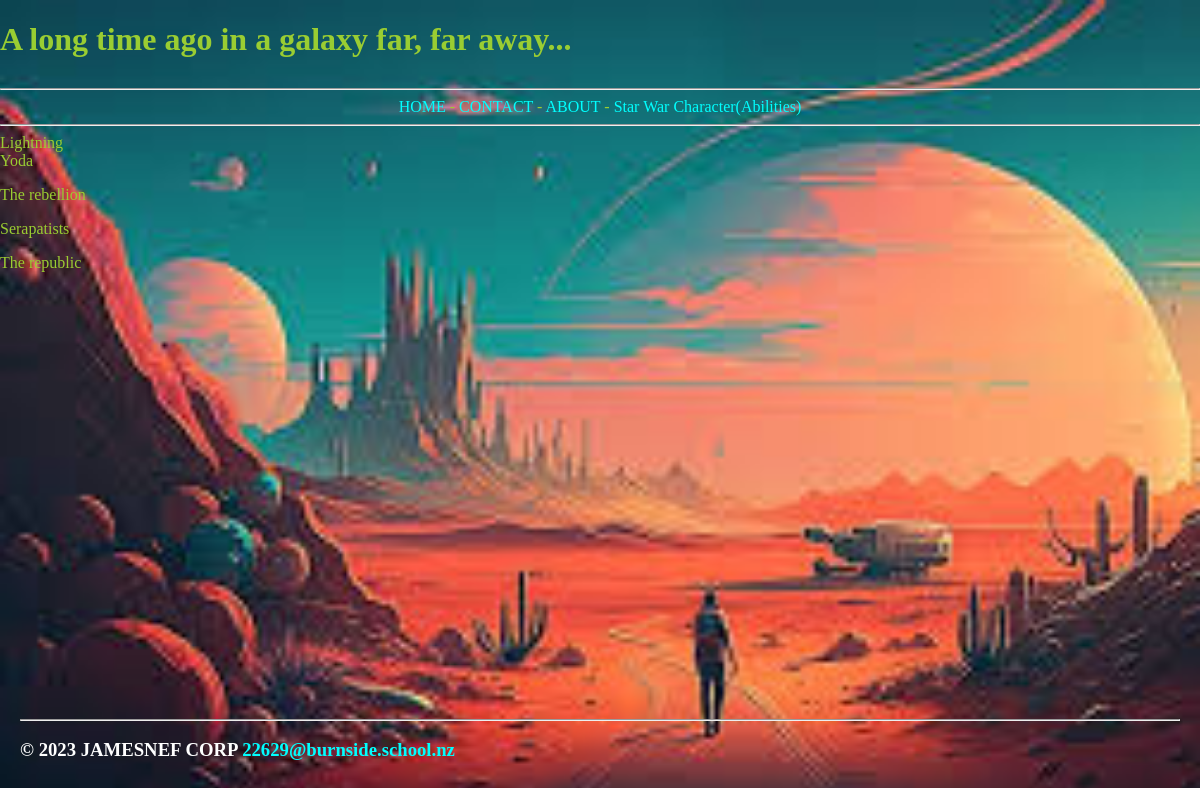
The page /Character/5 on the database its author committed.
### tables this page shows
CREATE TABLE Abilities (id INTEGER PRIMARY KEY, name TEXT, description TEXT);

CREATE TABLE Character (id INTEGER PRIMARY KEY, name TEXT, description TEXT, photo TEXT, "Main(sides)" TEXT REFERENCES The_side (id), abilities TEXT REFERENCES character (id));

CREATE TABLE The_side (id INTEGER PRIMARY KEY, name TEXT, description TEXT);

### routes.py (the view)
@app.route("/Character/<int:id>")
def Character(id):
    conn=sqlite3.connect("starwar.db")
    cur=conn.cursor()
    cur.execute("SELECT * FROM Character WHERE id=?",(id,))
    Character = cur.fetchone()
    print(Character)
    cur.execute("SELECT * FROM Abilities WHERE id=?",(id,))
    Abilities = cur.fetchone()
    print(Abilities)
    cur.execute("SELECT name FROM The_side WHERE id in( SELECT aid FROM Character_abilities WHERE cid=?)",(id,))
    The_side = cur.fetchall()
    print(The_side)
    return render_template("Character.html",Character=Character, Abilities=Abilities, The_side=The_side )

### templates/Character.html
{% extends"layout.html" %}
{% block content %}
{{Abilities[1]}}
<br>
{{Character[1]}}
{%for item in The_side %}
<p>
    {{item[0]}}
</p>
{% endfor %}
{% endblock %}

### static/CSS/style.css (style rules this page uses)
body { font-family:"Century Gothic"; color: yellowgreen; background-image: url("/static/images/colourbackgroundstarwar.jpg"); background-size: cover; margin: 0; padding: 0; display: flex; flex-direction: column; min-height: 100vh; }
* { box-sizing: border-box; }

### rows shown on the page
Abilities: name "Lightning"
Character: name "Yoda"
The_side: name "The rebellion"
The_side: name "Serapatists"
The_side: name "The republic"
